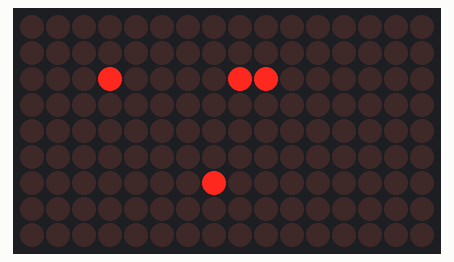
The sketch below on a simulated Arduino Uno, built with avr-gcc and run on an emulated ATmega328P. Shown: 16×9 LED matrix. What the sketch prints to the serial monitor is not drawn.

Above: at 0.07 s.
At 1.72 s:
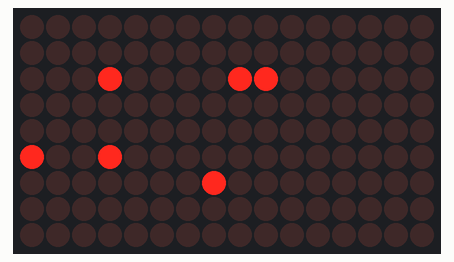
At 3.52 s:
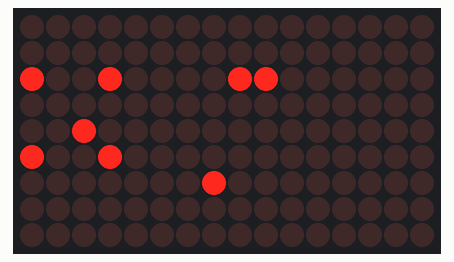
At 6.83 s:
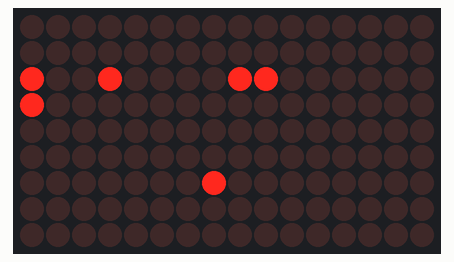
At 10.43 s:
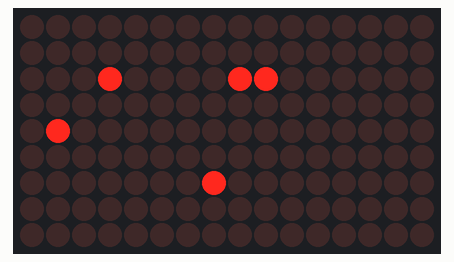
At 14.02 s:
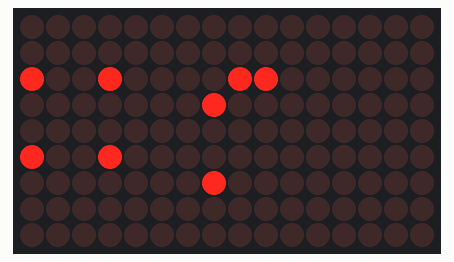

The sketch:

Arduino_Charlie_Demo.ino
```cpp
/**********************************************************************************
* WAW MIDI MTP-25K
* Arduino Charlie Demo
* Dec 2025
* by Walker Bradley
*
* This program is designed to demonstrate the MTP-25K's charlieplexing array. Due
* to hardware challenges with the Teensy 4.1 microcontroller, this code is modified
* to run on an Arduino Uno.
*
* To adjust the displayed pattern, change the values in the LEFT_HAND and
* RIGHT_HAND arrays. Use MIDI note values for notes, and REST for rests.
*
* To adjust playback speed, adjust the TEMPO definition.
*
* *Note* Right hand harmonization intervals are handled in the main loop for this
*        pattern.
**********************************************************************************/

/********************************** LIBRARIES ************************************/
#include <Arduino.h>
#include <Adafruit_IS31FL3731.h>
/*********************************************************************************/

/*************************** CHARLIEPLEXING VARIABLES ****************************/
// Charlieplexing driver instance
Adafruit_IS31FL3731 led_Matrix = Adafruit_IS31FL3731();

// Charlieplexing addresses
const uint8_t TOUCHPAD_LEDS_Y[] = {
  3,3,3,3,3,3,3,3,4,4,4,4,4,4,4,4,5,5,5,5,5,5,5,5,6};
const uint8_t TOUCHPAD_LEDS_X[] = {
  0,1,2,3,4,5,6,7,0,1,2,3,4,5,6,7,0,1,2,3,4,5,6,7,0};

const uint8_t OCT_LEDS_Y[] = {2,2,2,2,2,2};
const uint8_t OCT_LEDS_X[] = {1,2,3,4,5,6};

const uint8_t SET_NUM_LEDS_Y[] = {0,0,0,2,1,3};
const uint8_t SET_NUM_LEDS_X[] = {8,9,10,9,9,9};

const uint8_t ARP_PATTERN_LEDS_Y[] = {6,6,6,6};
const uint8_t ARP_PATTERN_LEDS_X[] = {7,6,5,4};

const uint8_t NOTE_LENGTH_LEDS_Y[] = {1,2,3};
const uint8_t NOTE_LENGTH_LEDS_X[] = {8,8,8};

const uint8_t HOLD_ALL_LED_Y = 6;
const uint8_t HOLD_ALL_LED_X = 2;

const uint8_t HOLD_SET_LED_Y = 6;
const uint8_t HOLD_SET_LED_X = 3;

const uint8_t HOLD_LED_Y = 6;
const uint8_t HOLD_LED_X = 2;

const uint8_t ARP_LED_Y = 6;
const uint8_t ARP_LED_X = 1;

const uint8_t TEMPO_LED_Y = 2;
const uint8_t TEMPO_LED_X = 0;

const uint8_t SHIFT_LED_Y = 2;
const uint8_t SHIFT_LED_X = 7;
/*********************************************************************************/

/********************************** DEFINITIONS **********************************/
// Musical definitions
#define USB_CHANNEL 1       // MIDI channel used
#define OCTAVE 12           // Notes in an octave
#define OCTAVE_NUM 0        // Hardset octave number
#define C1 24               // MIDI value for C1
#define REST 255            // Non-MIDI value representing rests

// Tempo interval calculation definitions
#define BPM_CONV 30000000   // BPM -> microsecond intervals
#define TEMPO 120

// Total notes in play patterns definition
#define MAX_SET_NOTES 96

// LED brightness definition
#define BRIGHTNESS 100

// Beats per quarter note definition
#define QUARTER 1
#define EIGHTH 2
#define SIXTEENTH 4
/*********************************************************************************/

/***************************** CALCULATED CONSTANTS ******************************/
// Calculated tempo interval
const long TEMPO_INTERVAL = (float)BPM_CONV/float(TEMPO * EIGHTH);

// Octave note motifier
const uint8_t OCTAVE_SHIFT = OCTAVE * OCTAVE_NUM;
/*********************************************************************************/

/********************************* PLAY PATTERNS *********************************/
// Left hand pattern
const uint8_t LEFT_HAND[] = {
   48 ,REST, 52 ,REST, 55 ,REST, 57 ,REST, 58 ,REST, 57 ,REST, 55 ,REST, 52 ,REST,
   48 ,REST, 52 ,REST, 55 ,REST, 57 ,REST, 58 ,REST, 57 ,REST, 55 ,REST, 52 ,REST,
   53 ,REST, 57 ,REST, 60 ,REST, 62 ,REST, 63 ,REST, 62 ,REST, 60 ,REST, 57 ,REST,
   48, REST, 52 ,REST, 55 ,REST, 57 ,REST, 58 ,REST, 57 ,REST, 55 ,REST, 52 ,REST,
   55 ,REST, 59 ,REST, 62 ,REST, 59 ,REST, 53 ,REST, 57 ,REST, 60 ,REST, 57 ,REST,
   48 ,REST, 52 ,REST, 55 ,REST, 57 ,REST, 58 ,REST, 57 ,REST, 55 ,REST, 52 ,REST
};

// Right hand pattern
const uint8_t RIGHT_HAND[] = {
  REST, 64 ,REST,REST, 64 ,REST,REST,REST, 64 ,REST,REST, 64 ,REST,REST,REST,REST,
  REST, 64 ,REST,REST, 64 ,REST,REST,REST, 64 ,REST,REST, 64 ,REST,REST,REST,REST,
  REST, 65 ,REST,REST, 65 ,REST,REST,REST, 65 ,REST,REST, 65 ,REST,REST,REST,REST,
  REST, 64 ,REST,REST, 64 ,REST,REST,REST, 64 ,REST,REST, 64 ,REST,REST,REST,REST,
  REST, 67 ,REST,REST, 67 ,REST,REST,REST, 65 ,REST,REST, 65 ,REST,REST,REST,REST,
  REST, 64 ,REST,REST, 64 ,REST,REST,REST, 64 ,REST,REST, 64 ,REST,REST,REST,REST
};
/*********************************************************************************/

/******************************* GLOBAL VARIABLES ********************************/
// Signal to turn adjust LEDs
volatile uint8_t _adjust_LEDs = 0;

/* 8 element array of 16 bit ints used to track active notes
********************************************************************************
Octave (Element  N/A N/A N/A N/A  B   A#  A   G#  F   F#  F   E   D#  D   C#  C
of array)        MSB                                                         LSB
C1-B1 - [0]       0   0   0   0   0   0   0   0   0   0   0   0   0   0   0   0
C2-B2 - [1]       0   0   0   0   0   0   0   0   0   0   0   0   0   0   0   0
C3-B3 - [2]       0   0   0   0   0   0   0   0   0   0   0   0   0   0   0   0
C4-B4 - [3]       0   0   0   0   0   0   0   0   0   0   0   0   0   0   0   0
C5-B5 - [4]       0   0   0   0   0   0   0   0   0   0   0   0   0   0   0   0
C6-B6 - [5]       0   0   0   0   0   0   0   0   0   0   0   0   0   0   0   0
C7-B7 - [6]       0   0   0   0   0   0   0   0   0   0   0   0   0   0   0   0
C8    - [7]       0   0   0   0   0   0   0   0   0   0   0   0   0   0   0   0
********************************************************************************
*/
volatile uint16_t _active_notes[] = {0,0,0,0,0,0,0,0};
/*********************************************************************************/

/****************************** FUNCTION PROTOTYPES ******************************/
void startNote(uint8_t note, uint8_t velocity);
void stopNote(uint8_t note);
void adjustKeyLEDs();
/*********************************************************************************/


/************************************* SETUP *************************************/
void setup() {
  Serial.begin(9600);

  Serial.println("Initializing...");

  // Connect LED matrix
  if(!led_Matrix.begin(0x74,&Wire))
  {
    Serial.println("Error with IS31");
  } else Serial.println("IS31 Up!");


  // Status update
  Serial.println("Setting LEDs");

  //Initialize setting LEDs
  led_Matrix.drawPixel(OCT_LEDS_X[2], OCT_LEDS_Y[2], BRIGHTNESS);
  led_Matrix.drawPixel(SET_NUM_LEDS_X[3], SET_NUM_LEDS_Y[3], BRIGHTNESS);
  led_Matrix.drawPixel(ARP_PATTERN_LEDS_X[0], ARP_PATTERN_LEDS_Y[0], BRIGHTNESS);
  led_Matrix.drawPixel(NOTE_LENGTH_LEDS_X[1], NOTE_LENGTH_LEDS_Y[1], BRIGHTNESS);

  // Status update
  Serial.println("Starting loop.");
}
/*********************************************************************************/

/*********************************** MAIN LOOP ***********************************/
void loop() {
  // Persistent variables
  static uint8_t play_position = 0;
  static uint8_t previous_right_note = 0;
  static long current_micros = 0;
  static long exit_micros = 0;

  current_micros = micros();
  if((current_micros - exit_micros) >= TEMPO_INTERVAL)
  {
    // Control TEMPO_LED
    if((play_position % 4) == 0)
    {
      led_Matrix.drawPixel(TEMPO_LED_X, TEMPO_LED_Y, BRIGHTNESS);
    }
    else if((play_position % 4) == 1)
    {
      led_Matrix.drawPixel(TEMPO_LED_X, TEMPO_LED_Y, 0);
    }

    // Change left hand pattern's note/LED state
    if(LEFT_HAND[play_position] != REST)
    {
      startNote(LEFT_HAND[play_position] + OCTAVE_SHIFT, 99);
    }
    else if(LEFT_HAND[play_position] == REST)
    {
      stopNote(LEFT_HAND[play_position - 1] + OCTAVE_SHIFT);
    }

    // Change right hand pattern's note/LED state
    if(RIGHT_HAND[play_position] != REST)
    {
      startNote(RIGHT_HAND[play_position] + OCTAVE_SHIFT, 99);

      // Adjust harmonizing interval
      if(RIGHT_HAND[play_position] == 64)
        startNote(RIGHT_HAND[play_position] + 3 + OCTAVE_SHIFT, 99);
      else
        startNote(RIGHT_HAND[play_position] + 4 + OCTAVE_SHIFT, 99);

      // Store note for readability
      previous_right_note = RIGHT_HAND[play_position];
    }
    else if(RIGHT_HAND[play_position] == REST)
    {
      stopNote(previous_right_note + OCTAVE_SHIFT);
      if(previous_right_note == 64)
        stopNote(previous_right_note + 3 + OCTAVE_SHIFT);
      else
        stopNote(previous_right_note + 4 + OCTAVE_SHIFT);
    }

    // If a note state changed, adjust the LEDs
    if(_adjust_LEDs)
    {
      adjustKeyLEDs();
    }

    // Increment play_position, or restart it at the end of the pattern
    play_position = (play_position + 1) % MAX_SET_NOTES;

    // Track exit time
    exit_micros = micros();
  }
}
/*********************************************************************************/

/*********************************** FUNCTIONS ***********************************/

// Adjusts active note flag, and signals that LEDs need to be adjusted
void startNote(uint8_t note, uint8_t velocity)
{
  // MIDI not compatible with Arduino
  //usbMIDI.sendNoteOn(note, velocity, channel);
  if(!(_active_notes[(note - C1) / OCTAVE] & (1 << (note % OCTAVE))))
  {
    _active_notes[(note - C1) / OCTAVE] += (1 << (note % OCTAVE));
  }
  _adjust_LEDs = 1;
}

/*********************************************************************************/

// Adjusts active note flag, and signals that LEDs need to be adjusted
void stopNote(uint8_t note)
{
  // MIDI not compatible with Arduino
  //usbMIDI.sendNoteOff(note, 0, channel);
  if(_active_notes[(note - C1) / OCTAVE] & (1 << (note % OCTAVE)))
  {
     _active_notes[(note - C1) / OCTAVE] -= (1 << (note % OCTAVE));
  }
  _adjust_LEDs = 1;
}

/*********************************************************************************/

// Set LEDs for keybed
void adjustKeyLEDs()
{
  for(uint8_t i = 0; i < 13; i++)
  {
    uint16_t bit_mask = 1 << (i % OCTAVE);
    // Left side
    if(_active_notes[2 + OCTAVE_NUM + i / OCTAVE] & bit_mask)
    {
      led_Matrix.drawPixel(TOUCHPAD_LEDS_X[i], TOUCHPAD_LEDS_Y[i], BRIGHTNESS);
    }
    else
    {
      led_Matrix.drawPixel(TOUCHPAD_LEDS_X[i], TOUCHPAD_LEDS_Y[i], 0);
    }
    // Right side
    if(_active_notes[3 + OCTAVE_NUM + i / OCTAVE] & bit_mask)
    {
      led_Matrix.drawPixel(TOUCHPAD_LEDS_X[12 + i], TOUCHPAD_LEDS_Y[12 + i], BRIGHTNESS);
    }
    else
    {
      led_Matrix.drawPixel(TOUCHPAD_LEDS_X[12 + i], TOUCHPAD_LEDS_Y[12 + i], 0);
    }
  }
  _adjust_LEDs = 0;
}
/*********************************************************************************/
/******************************* END PROGRAM *************************************/
/*********************************************************************************/
```

Measured:
- by itself, everything shown: repeats every 13.3 s, in 96 steps
